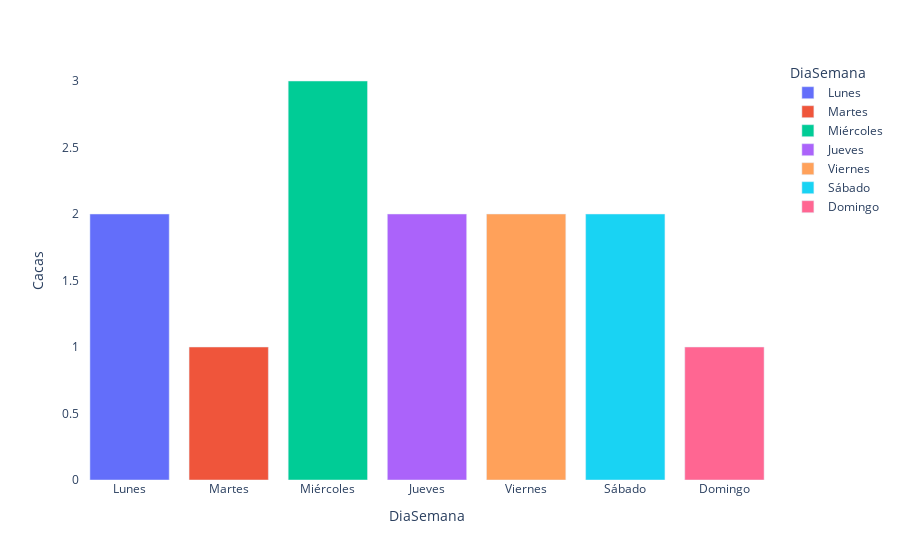

Source (notebook cell):
### Markdown cell above
### Cacas totales por semana

### Code cell
fig = px.bar(chat_df[chat_df.Integrante==integrante].groupby('DiaSemana').size().reset_index(name='Cacas'), x='DiaSemana', y='Cacas', color='DiaSemana')
fig.update_layout(
    plot_bgcolor='rgba(0,0,0,0)',
    paper_bgcolor='rgba(0,0,0,0)',
)

### Figure 1 — Plotly figure (JSON) as saved in the notebook; plotly's stock layout.template omitted (floating-point values rounded to 4 significant figures)
{"data": [{"alignmentgroup": "True", "hovertemplate": "DiaSemana=%{x}<br>Cacas=%{y}<extra></extra>", "legendgroup": "Lunes", "marker": {"color": "#636efa", "pattern": {"shape": ""}}, "name": "Lunes", "offsetgroup": "Lunes", "orientation": "v", "showlegend": true, "textposition": "auto", "type": "bar", "x": ["Lunes"], "xaxis": "x", "y": [2], "yaxis": "y"}, {"alignmentgroup": "True", "hovertemplate": "DiaSemana=%{x}<br>Cacas=%{y}<extra></extra>", "legendgroup": "Martes", "marker": {"color": "#EF553B", "pattern": {"shape": ""}}, "name": "Martes", "offsetgroup": "Martes", "orientation": "v", "showlegend": true, "textposition": "auto", "type": "bar", "x": ["Martes"], "xaxis": "x", "y": [1], "yaxis": "y"}, {"alignmentgroup": "True", "hovertemplate": "DiaSemana=%{x}<br>Cacas=%{y}<extra></extra>", "legendgroup": "Miércoles", "marker": {"color": "#00cc96", "pattern": {"shape": ""}}, "name": "Miércoles", "offsetgroup": "Miércoles", "orientation": "v", "showlegend": true, "textposition": "auto", "type": "bar", "x": ["Miércoles"], "xaxis": "x", "y": [3], "yaxis": "y"}, {"alignmentgroup": "True", "hovertemplate": "DiaSemana=%{x}<br>Cacas=%{y}<extra></extra>", "legendgroup": "Jueves", "marker": {"color": "#ab63fa", "pattern": {"shape": ""}}, "name": "Jueves", "offsetgroup": "Jueves", "orientation": "v", "showlegend": true, "textposition": "auto", "type": "bar", "x": ["Jueves"], "xaxis": "x", "y": [2], "yaxis": "y"}, {"alignmentgroup": "True", "hovertemplate": "DiaSemana=%{x}<br>Cacas=%{y}<extra></extra>", "legendgroup": "Viernes", "marker": {"color": "#FFA15A", "pattern": {"shape": ""}}, "name": "Viernes", "offsetgroup": "Viernes", "orientation": "v", "showlegend": true, "textposition": "auto", "type": "bar", "x": ["Viernes"], "xaxis": "x", "y": [2], "yaxis": "y"}, {"alignmentgroup": "True", "hovertemplate": "DiaSemana=%{x}<br>Cacas=%{y}<extra></extra>", "legendgroup": "Sábado", "marker": {"color": "#19d3f3", "pattern": {"shape": ""}}, "name": "Sábado", "offsetgroup": "Sábado", "orientation": "v", "showlegend": true, "textposition": "auto", "type": "bar", "x": ["Sábado"], "xaxis": "x", "y": [2], "yaxis": "y"}, {"alignmentgroup": "True", "hovertemplate": "DiaSemana=%{x}<br>Cacas=%{y}<extra></extra>", "legendgroup": "Domingo", "marker": {"color": "#FF6692", "pattern": {"shape": ""}}, "name": "Domingo", "offsetgroup": "Domingo", "orientation": "v", "showlegend": true, "textposition": "auto", "type": "bar", "x": ["Domingo"], "xaxis": "x", "y": [1], "yaxis": "y"}], "layout": {"barmode": "relative", "legend": {"title": {"text": "DiaSemana"}, "tracegroupgap": 0}, "margin": {"t": 60}, "paper_bgcolor": "rgba(0,0,0,0)", "plot_bgcolor": "rgba(0,0,0,0)", "xaxis": {"anchor": "y", "categoryarray": ["Lunes", "Martes", "Miércoles", "Jueves", "Viernes", "Sábado", "Domingo"], "categoryorder": "array", "domain": [0, 1], "title": {"text": "DiaSemana"}}, "yaxis": {"anchor": "x", "domain": [0, 1], "title": {"text": "Cacas"}}}}
